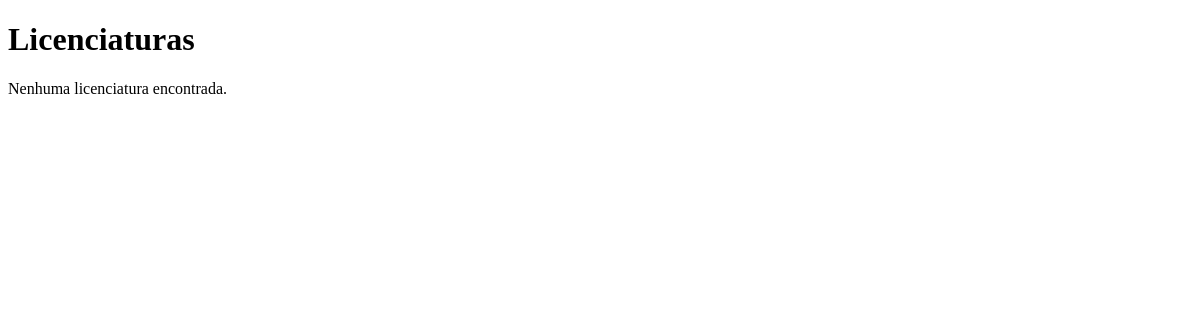
The app's page /licenciaturas/, older data.
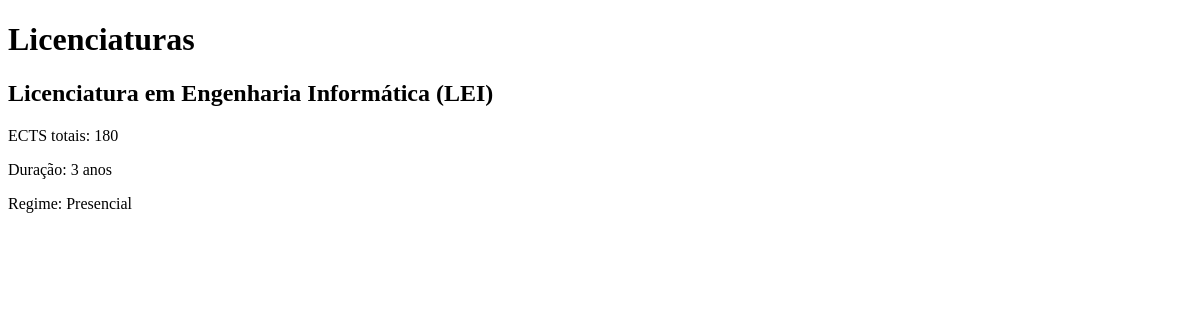
The same page, newer data.
### portfolio/models.py (models this page shows, shortened)
class Licenciatura(models.Model):
    nome = models.CharField(max_length=100)
    sigla = models.CharField(max_length=10)
    ects_totais = models.IntegerField()
    duracao_anos = models.IntegerField()
    regime = models.CharField(max_length=20, choices=[
        ('presencial', 'Presencial'),
        ('elearning', 'E-Learning'),
        ('misto', 'Misto'),
    ])

### portfolio/views.py (the view)
# urls.py: path('licenciaturas/', views.licenciaturas_view, name='licenciaturas'),
def licenciaturas_view(request):
    licenciaturas = Licenciatura.objects.all()
    return render(request, 'portfolio/licenciaturas.html', {'licenciaturas': licenciaturas})

### portfolio/templates/portfolio/licenciaturas.html
<!DOCTYPE html>
<html>
<head><meta charset="UTF-8"><title>Licenciaturas</title></head>
<body>
    <h1>Licenciaturas</h1>
    {% for l in licenciaturas %}
        <div>
            <h2>{{ l.nome }} ({{ l.sigla }})</h2>
            <p>ECTS totais: {{ l.ects_totais }}</p>
            <p>Duração: {{ l.duracao_anos }} anos</p>
            <p>Regime: {{ l.get_regime_display }}</p>
        </div>
    {% empty %}
        <p>Nenhuma licenciatura encontrada.</p>
    {% endfor %}
</body>
</html>

Row changes from the older to the newer data that the page shows:
added Licenciatura: nome "Licenciatura em Engenharia Informática", sigla "LEI", ects_totais "180", duracao_anos "3", regime "Presencial"
Text that changed along with them:
text no longer shown: "Nenhuma licenciatura encontrada."
